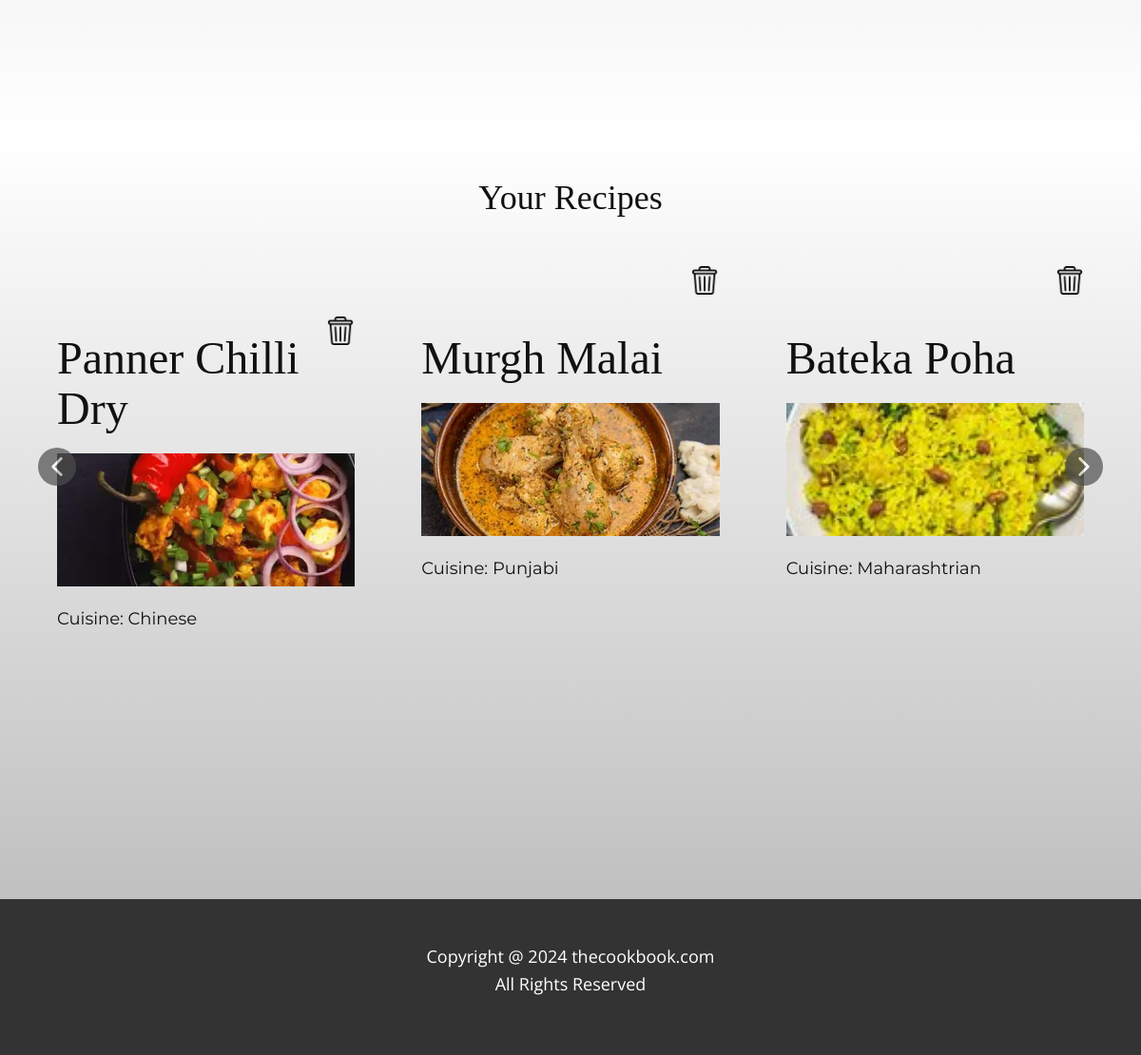
Before: /account (signed in, lower part) with the older database file.
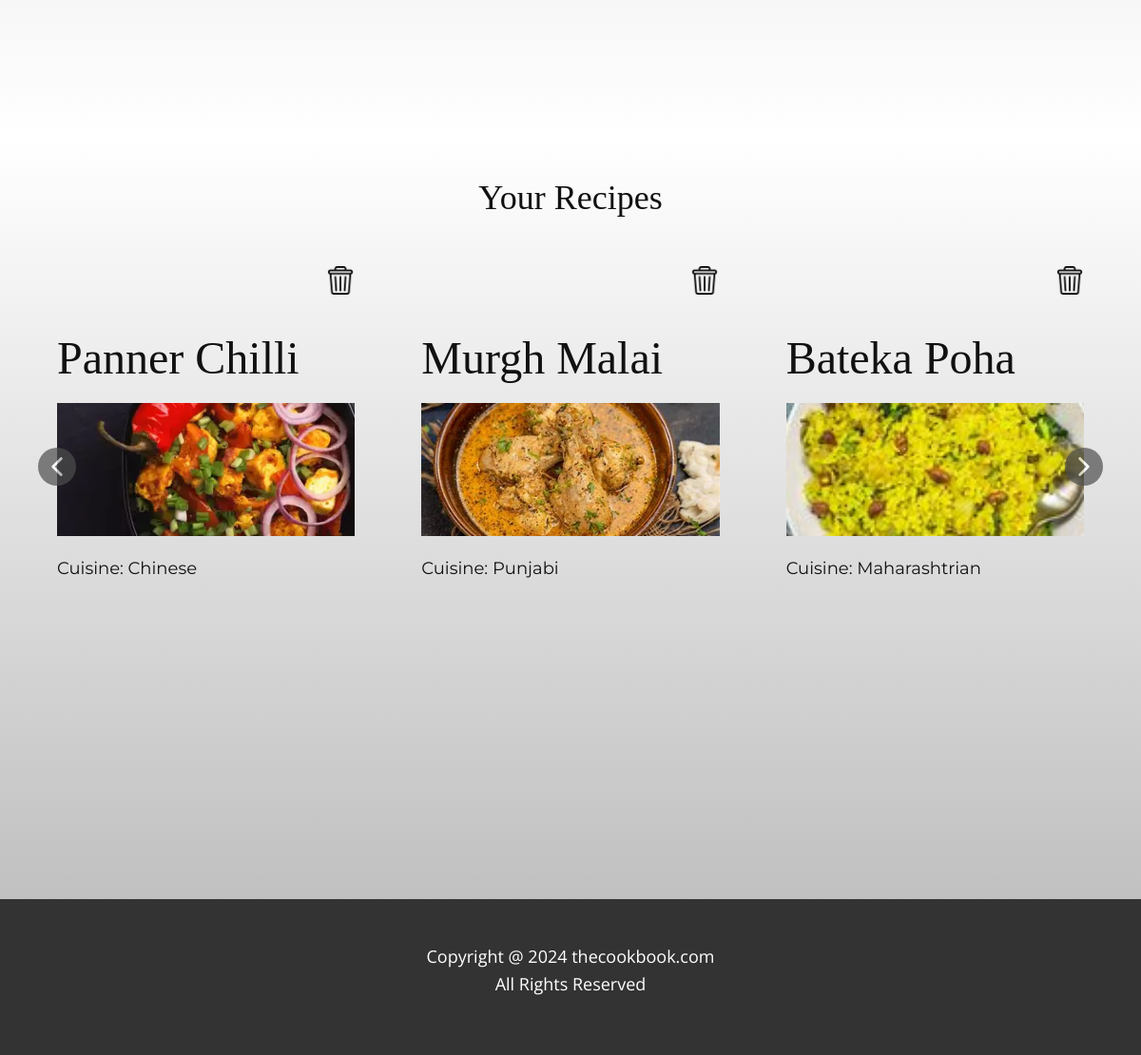
After: the same page with the newer database file.
### TCB/models.py (models this page shows)
class Recipe(models.Model):
    recipe_id = models.AutoField(primary_key=True)
    user = models.ForeignKey(User, on_delete=models.CASCADE)
    recipe_name = models.CharField(max_length=100)
    recipe_image = models.ImageField(upload_to='static/recipe_images/')
    recipe_steps = models.TextField()
    ingredients = models.TextField()
    cooking_time = models.CharField(max_length=100)
    serving = models.IntegerField()
    cuisine = models.ForeignKey(Cuisine, on_delete=models.CASCADE)
    category = models.ForeignKey(Category, on_delete=models.CASCADE)
    rating = models.FloatField(default=0)
    count = models.IntegerField(default=0)
    veg = models.BooleanField()

class Cuisine(models.Model):
    cuisine_id = models.AutoField(primary_key=True)
    cuisine_name = models.CharField(max_length=100)

### TCB/views.py (the view)
# urls.py: path('account',views.account,name="account"),
@login_required(login_url='/login')
def account(request):
    if request.method == 'POST':
        user = request.user
        fname = request.POST['fname']
        lname = request.POST['lname']
        email = request.POST['email']
        if fname.isalpha():
            user.first_name = fname
        else:
            messages.info(request,'Invalid Name')
            return redirect('account')
        if lname.isalpha():
            user.last_name = lname
        else:
            messages.info(request,'Invalid Name')
            return redirect('account')
        if email != user.email and User.objects.filter(email=email).exists():
                messages.info(request,'Email Taken')
                return redirect('account')
        user.email = email
        user.save()
        return redirect('account')
    else:
        user = request.user
        recipes = Recipe.objects.filter(user=user)
        context={
            'user': user,
            'recipe' : recipes,
        }
        return render(request,"account.html",context)

### templates/account.html (shortened to what this page needs)
{% load static %}
<!DOCTYPE html>
<html style="font-size: 16px;" lang="en">
  <head>
    <link rel="stylesheet" href="{% static 'nicepage.css' %}" media="screen" />
    <link rel="stylesheet" href="{% static 'account.css' %}" media="screen" />
  </head>
  <body data-path-to-root="./" data-include-products="false" class="u-body u-xl-mode" data-lang="en">
    <section class="u-clearfix u-gradient u-section-1" id="sec-0a8d">
      <div class="u-clearfix u-sheet u-sheet-1">
      </div>
    </section>
    <section class="u-align-center u-clearfix u-gradient u-section-2" id="sec-8f22">
      <div class="u-clearfix u-sheet u-valign-middle-xs u-sheet-1">
        <h3 class="u-align-center u-custom-font u-font-merriweather u-text u-text-default u-text-1">Your Recipes</h3>
        <div class="u-blog u-container-style u-expanded-width u-layout-horizontal u-blog-1">
          <div class="u-repeater u-repeater-1">
            {% for x in recipe %}
              <div style="padding-top: 30px;" class="u-blog-post u-container-style u-repeater-item">
                <div class="u-container-layout u-similar-container u-container-layout-1">
                  <h2 class="u-blog-control u-custom-font u-font-merriweather u-text u-text-2"><a class="u-post-header-link" href="blog/post-5.html">{{ x.recipe_name }}</a></h2>
                  <span class="u-file-icon u-icon u-icon-1"><img onclick="deleteRecipe({{x.recipe_id}})" src="{% static 'images/484662.png' %}" alt="" /></span>
                  <a class="u-post-header-link" href="{% url 'vrecipe' recipe_id=x.recipe_id %}">
                    <img src="{{ x.recipe_image }}" alt="" class="u-blog-control u-expanded-width u-image u-image-default u-image-1" />
                  </a>
                  <div class="u-blog-control u-custom-font u-font-montserrat u-post-content u-text u-text-3 fr-view">Cuisine: {{ x.cuisine.cuisine_name }}</div>
                </div>
              </div>
            {% endfor %}
          </div>
          <a class="u-absolute-vcenter-lg u-absolute-vcenter-md u-absolute-vcenter-xl u-gallery-nav u-gallery-nav-prev u-grey-70 u-icon-circle u-opacity u-opacity-70 u-spacing-10 u-text-white u-gallery-nav-1" href="#" role="button">
            <span aria-hidden="true">
            </span>
          </a>
          <a class="u-absolute-vcenter-lg u-absolute-vcenter-md u-absolute-vcenter-xl u-gallery-nav u-gallery-nav-next u-grey-70 u-icon-circle u-opacity u-opacity-70 u-spacing-10 u-text-white u-gallery-nav-2" href="#" role="button">
            <span aria-hidden="true">
            </span>
          </a>
        </div>
      </div>
    </section>
    <footer class="u-align-center u-clearfix u-footer u-grey-80 u-footer" id="sec-2e22">
      <div class="u-clearfix u-sheet u-sheet-1">
        <p class="u-align-center u-text u-text-default u-text-1">
          Copyright @ 2024 thecookbook.com<br />All Rights Reserved
        </p>
      </div>
    </footer>
  </body>
</html>

Changed rows visible on the page:
changed Recipe "Chinese": recipe_name "Panner Chilli Dry" → "Panner Chilli"
